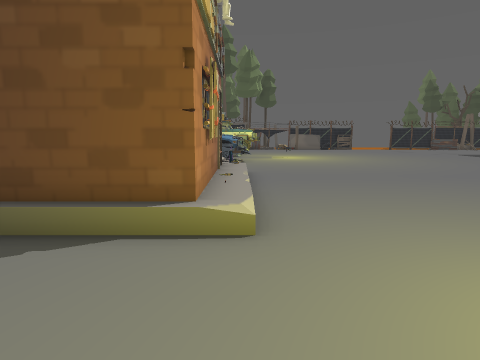
View 1 (above)

24 first-person views from a walk through a scene from a Unity 3-D project. The camera is 1.3 m above the floor, tilts 8° down and sees 75° across. The floor is counted in squares, 1 m on a side. Each view is taken from the middle of a square. On the plan, view 1 faces up. The plan holds only what a view shows up to about 14 squares ahead; the rest is blank. The place goes on beyond the plan. Some surface patterns are stand-ins.

View 2
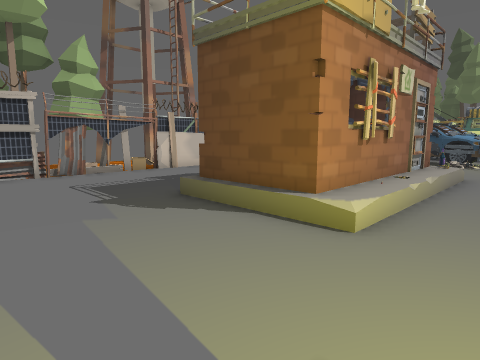

View 3
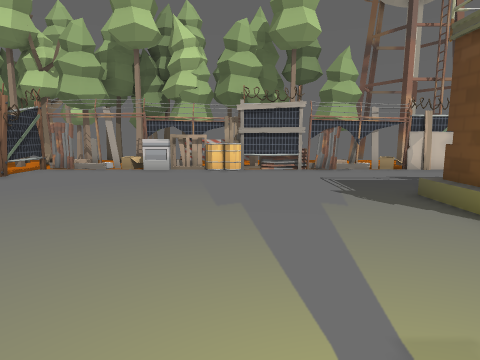

View 4
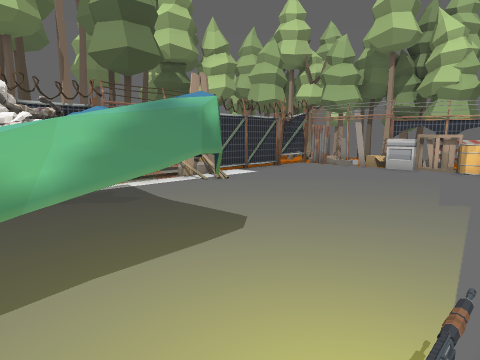

View 5
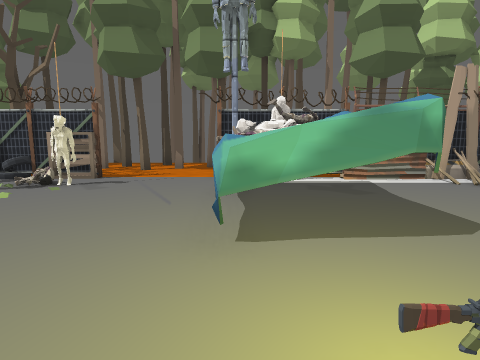

View 6
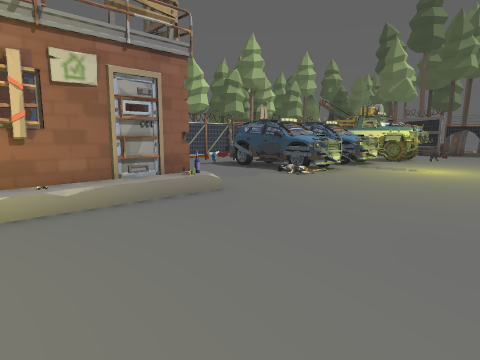

View 7
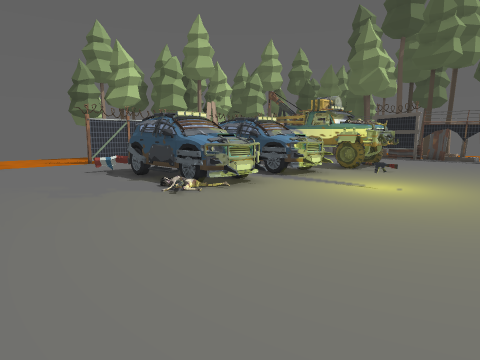

View 8
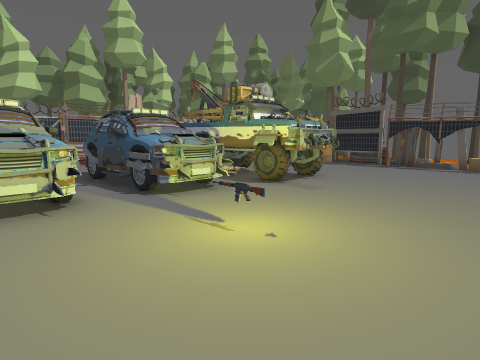

View 9
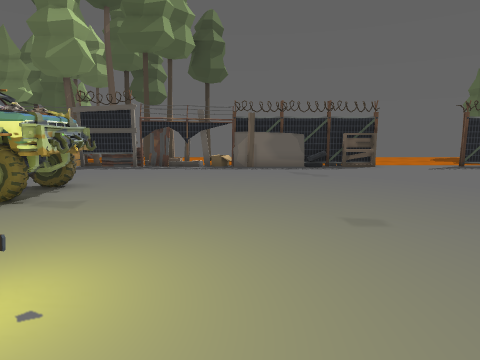

View 10
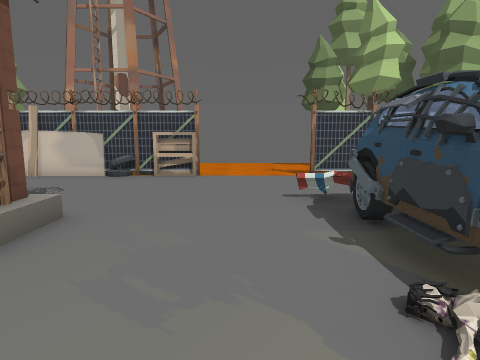

View 11
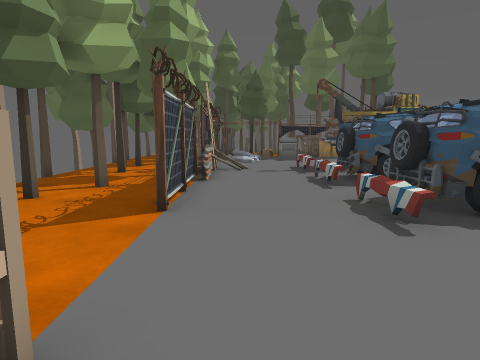

View 12
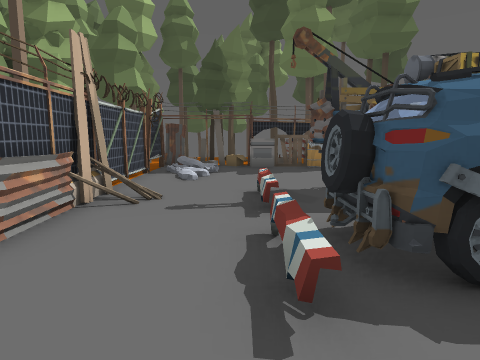

View 13
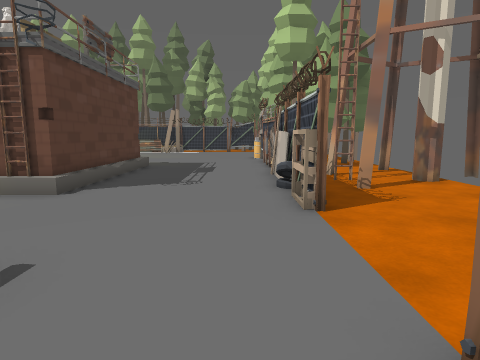

View 14
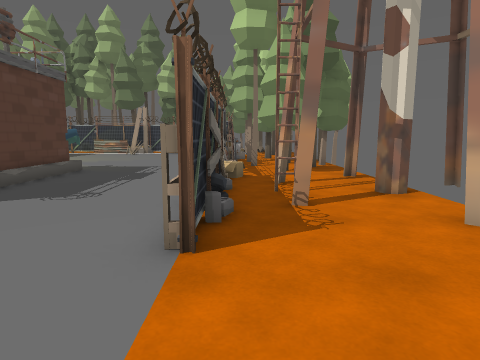

View 15
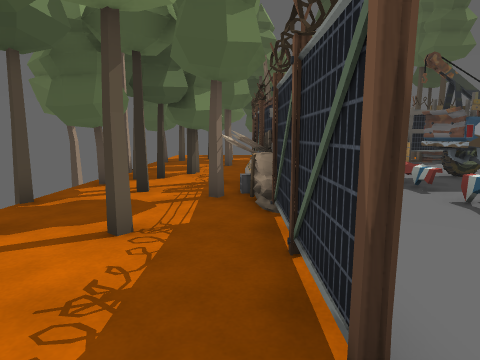

View 16
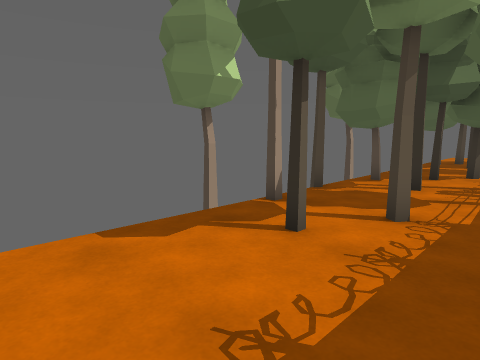

View 17
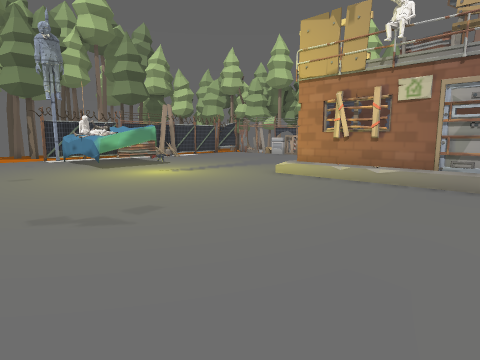

View 18
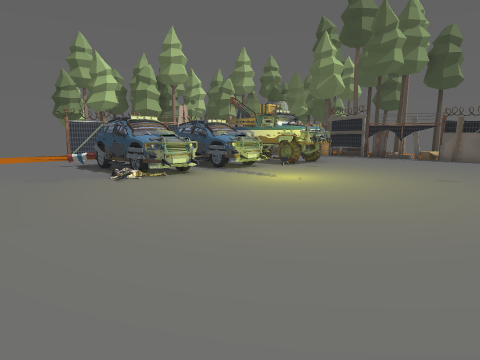

View 19
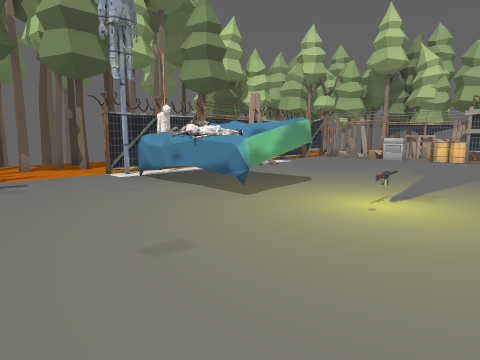

View 20
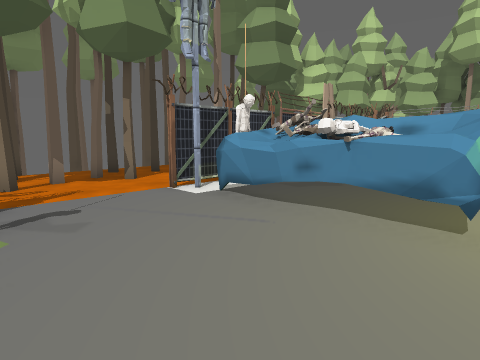

View 21
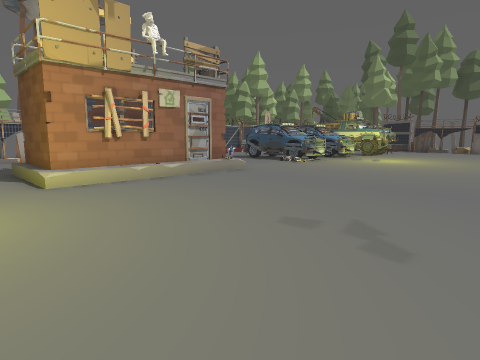

View 22
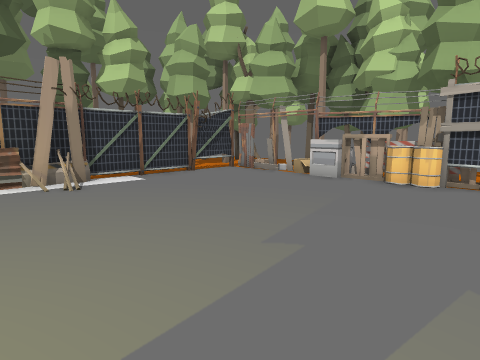

View 23
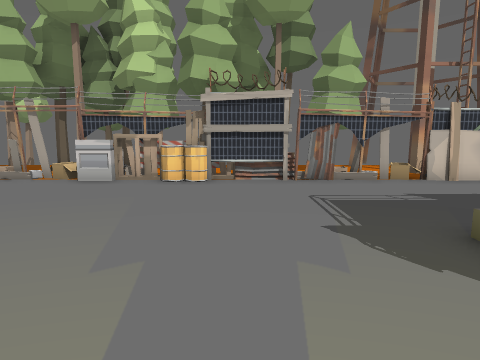

View 24
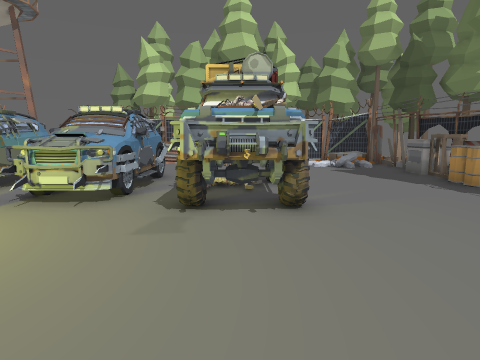

### Floor plan
Key: @ floor where view 1 was taken; # wall or solid block; x gap in a wall; . main floor; : floor 0.5 m higher than the main floor; / step, stairs or slope; = window, fence, low wall or low ledge; ^ raised ledge; C car; T tower; R tree; I rifle; O other object.
Columns run from 15 left of view 1 to 9 right of it. Each row starts with its distance up from view 1.
 32             O   O
 31       ###/##### . .O.####
 30  # O  ## /=##############
 29  . OOO#:/................
 28  O... #//................
 27   .   #//................
 26  O.OO #..................
 25  .OO  #....OOOOOO........
 24  #O.O##....OOOOOO........
 23 OO...=#...OOOOOOO........
 22  ..OO##....CCCC..........
 21  O...=#...CCCCCC........
 20  .....#...CCCCCC........
 19  O.O..#....CCCC...I.....
 18  .....#....CCCCC........
 17  .....#...CCCCCC........
 16  .........CCCCCC........
 15  ........................
 14  ........................
 13   .......................
 12   ....#..................
 11  TT...#.....OOOO.........
 10  ...Tx#....OO O/........
  9  TT.T.#....OO O/.........
  8  .....#....OO O/.........
  7  ...T.#....OO O/.........
  6  TT..##....OO O/.........
  5  ..#O##....OOOO/.........
  4  ..  =#.....OOO/.........
  3   O   #..................
  2     O #..................
  1    O.##...........I......
  0     O##........@.........
 -1      #^..................
 -2    OO##..........OOO....
 -3  O O.^=..........OOO.....
 -4  #OOO=#..........OOO.....
 -5  #   x...........OOO.....
 -6    O ##..........OOO....x
 -7  O.. ##.....##==..OO.....
 -8  ..  ###############....#
 -9  O.RR..O....       ......
-10   O      O         .O..O.

Where each view was taken, in squares from view 1:
view 1: 0 up, 0 right, facing up
view 2: 0 up, 2 right, facing up-left
view 3: 0 up, 3 right, facing left
view 4: 1 up, 4 right, facing down-left
view 5: 2 up, 4 right, facing down
view 6: 6 up, 6 right, facing up-left
view 7: 11 up, 6 right, facing up-left
view 8: 16 up, 6 right, facing up-left
view 9: 17 up, 5 right, facing up
view 10: 14 up, 1 right, facing left
view 11: 11 up, 8 left, facing up
view 12: 17 up, 6 left, facing up
view 13: 18 up, 8 left, facing down
view 14: 16 up, 10 left, facing down
view 15: 15 up, 10 left, facing up
view 16: 14 up, 10 left, facing up-left
view 17: 11 up, 9 right, facing down-left
view 18: 11 up, 9 right, facing up-left
view 19: 3 up, 9 right, facing down-left
view 20: 1 down, 9 right, facing down-left
view 21: 2 up, 9 right, facing up-left
view 22: 2 up, 0 right, facing down-left
view 23: 1 up, 0 right, facing left
view 24: 24 up, 6 right, facing left
